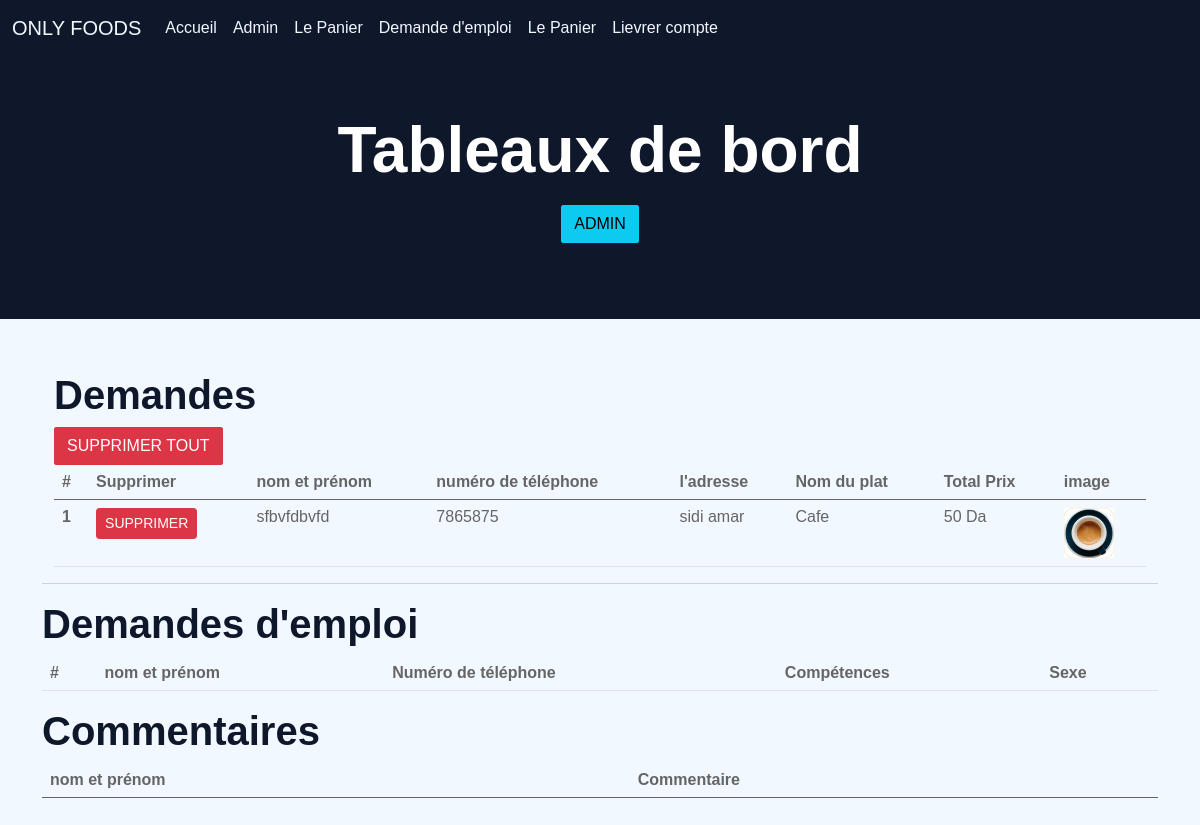
The app's page /home.php with its own data.
### tables this page shows
CREATE TABLE `orders` (
  `id` int(11) NOT NULL,
  `name` varchar(100) NOT NULL,
  `phone` int(11) NOT NULL,
  `adresse` text NOT NULL,
  `food_name` varchar(100) NOT NULL,
  `food_price` int(11) NOT NULL,
  `food_img` text NOT NULL,
  `order_number` int(11) NOT NULL,
  `livraison` int(2) NOT NULL,
  `id_restaurant` int(11) NOT NULL,
  `status` int(11) DEFAULT 0
);

### home.php (the view, shortened to what this page needs)
<?php
require_once "db/connection.php";
  $get_restaurant = mysqli_query($conn,"SELECT * FROM `orders` ");
?>
 <link href="css/bootstrap.min.css" rel="stylesheet">
<link href="css/style.css" rel="stylesheet">
    <div class="container-xxl position-relative p-0">
    <?php include_once "db/nav.php"; ?>
        <div class="container-xxl py-5 bg-dark hero-header mb-1">
            <div class="container text-center my-1 pt-1 pb-4">
                <h1 class="display-3 text-white mb-3 animated slideInDown">Tableaux de bord</h1>
                <b class="btn btn-info">ADMIN</b>
            </div>
        </div>
    </div>
    <div class="container py-5">
        <div class="container">
<h1>Demandes</h1>
<a href="ajax/all_admin.php" type="button" class="btn btn-danger">Supprimer Tout</a>
        <table class="table">
          <thead>
            <tr>
              <th scope="col">#</th>
              <th>Supprimer</th>
              <th scope="col">nom et prénom</th>
              <th scope="col">numéro de téléphone</th>
              <th scope="col">l'adresse</th>
              <th scope="col">Nom du plat</th>
              <th scope="col">Total Prix</th>
              <th scope="col">image</th>
            </tr>
          </thead>
          <tbody>
          <?php
$i = 0;
while($row = mysqli_fetch_assoc($get_restaurant )){
$i += 1;
?>
            <tr>
              <th scope="row"><?= $i; ?></th>
              <th scope="row"><a class="btn btn-sm btn-danger" href="ajax/supprimer.php?id=<?= $row['id'];?>">Supprimer</a></th>
              <td><?= $row['name']; ?></td>
              <td><?= $row['phone']; ?></td>
              <td><?= $row['adresse']; ?></td>
              <td><?= $row['food_name']; ?></td>
              <td><?= $row['food_price']; ?> Da</td>
              <td><img src="foods/<?=$row['food_img'];?>" alt="" width="50"></td>
            </tr>
            <?php } ?>
          </tbody>
        </table>
        </div>
        <hr>
        <h1>Demandes d'emploi</h1>
        <table class="table">
          <tbody>
          <tr>
            <th>#</th>
              <th scope="col">nom et prénom</th>
              <th scope="col">Numéro de téléphone</th>
              <th scope="col">Compétences</th>
              <th scope="col">Sexe</th>
            </tr>
          </tbody>
        </table>
        <h1>Commentaires</h1>
        <table class="table">
          <thead>
            <tr>
              <th scope="col">nom et prénom</th>
              <th scope="col">Commentaire</th>
            </tr>
          </thead>
        </table>
    </div>
</body>
</html>

### css/style.css (style rules this page uses)
.btn { font-family: 'Nunito', sans-serif; font-weight: 500; text-transform: uppercase; transition: .5s; }
.hero-header { background: linear-gradient(rgba(15, 23, 43, .9), rgba(15, 23, 43, .9)); background-position: center center; background-repeat: no-repeat; background-size: cover; }

### records on screen
orders: name "sfbvfdbvfd", phone "7865875", adresse "sidi amar", food_name "Cafe", food_price "50", food_img (picture)
